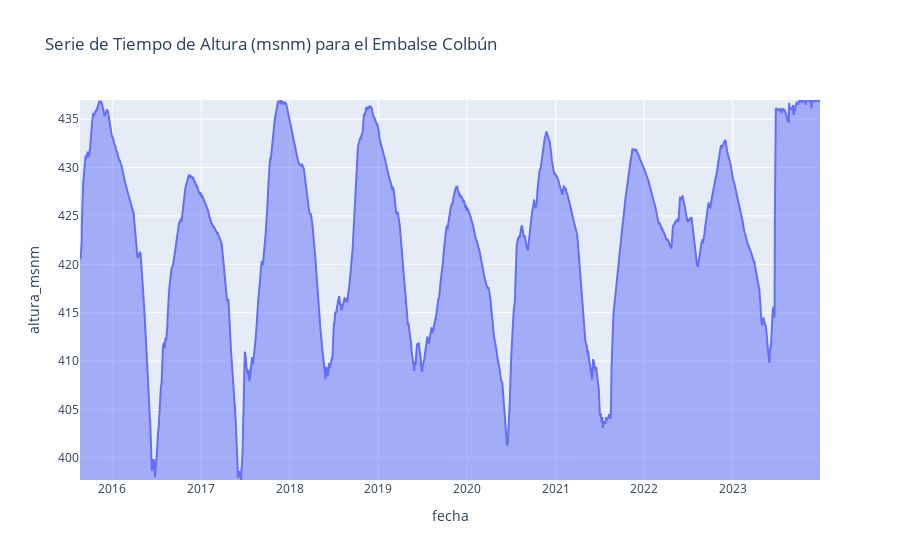

Source (notebook cell):
### Markdown cell above
### Embalse colbun

### Code cell
# Asegúrate de que 'fecha' es una columna de tipo datetime
df_embalse_1['fecha'] = pd.to_datetime(df_embalse_1['fecha'])

# Filtrar para mantener solo los valores donde altura_msnm es mayor a 0
df_embalse_1_filtrado = df_embalse_1[df_embalse_1['altura_msnm'] > 0]

# Crear un gráfico de área para la serie de tiempo
fig = px.area(df_embalse_1_filtrado, x='fecha', y='altura_msnm', title='Serie de Tiempo de Altura (msnm) para el Embalse Colbún')

# Ajustar el rango del eje y para que comience cerca del valor mínimo de altura_msnm
min_altura = df_embalse_1_filtrado['altura_msnm'].min()
fig.update_yaxes(range=[min_altura, df_embalse_1_filtrado['altura_msnm'].max()])

# Mostrar el gráfico
fig.show()

### Figure 1 — Plotly figure (JSON) as saved in the notebook; plotly's stock layout.template omitted (floating-point values rounded to 4 significant figures; data arrays with more than 128 entries replaced by an {"elided": "..."} marker saying what was removed)
{"data": [{"fillpattern": {"shape": ""}, "hovertemplate": "fecha=%{x}<br>altura_msnm=%{y}<extra></extra>", "legendgroup": "", "line": {"color": "#636efa"}, "marker": {"symbol": "circle"}, "mode": "lines", "name": "", "orientation": "v", "showlegend": false, "stackgroup": "1", "type": "scatter", "x": {"elided": "3050 str values"}, "xaxis": "x", "y": {"elided": "3050 float values"}, "yaxis": "y"}], "layout": {"legend": {"tracegroupgap": 0}, "title": {"text": "Serie de Tiempo de Altura (msnm) para el Embalse Colbún"}, "xaxis": {"anchor": "y", "domain": [0, 1], "title": {"text": "fecha"}}, "yaxis": {"anchor": "x", "domain": [0, 1], "range": [397.7, 437.0], "title": {"text": "altura_msnm"}}}}
